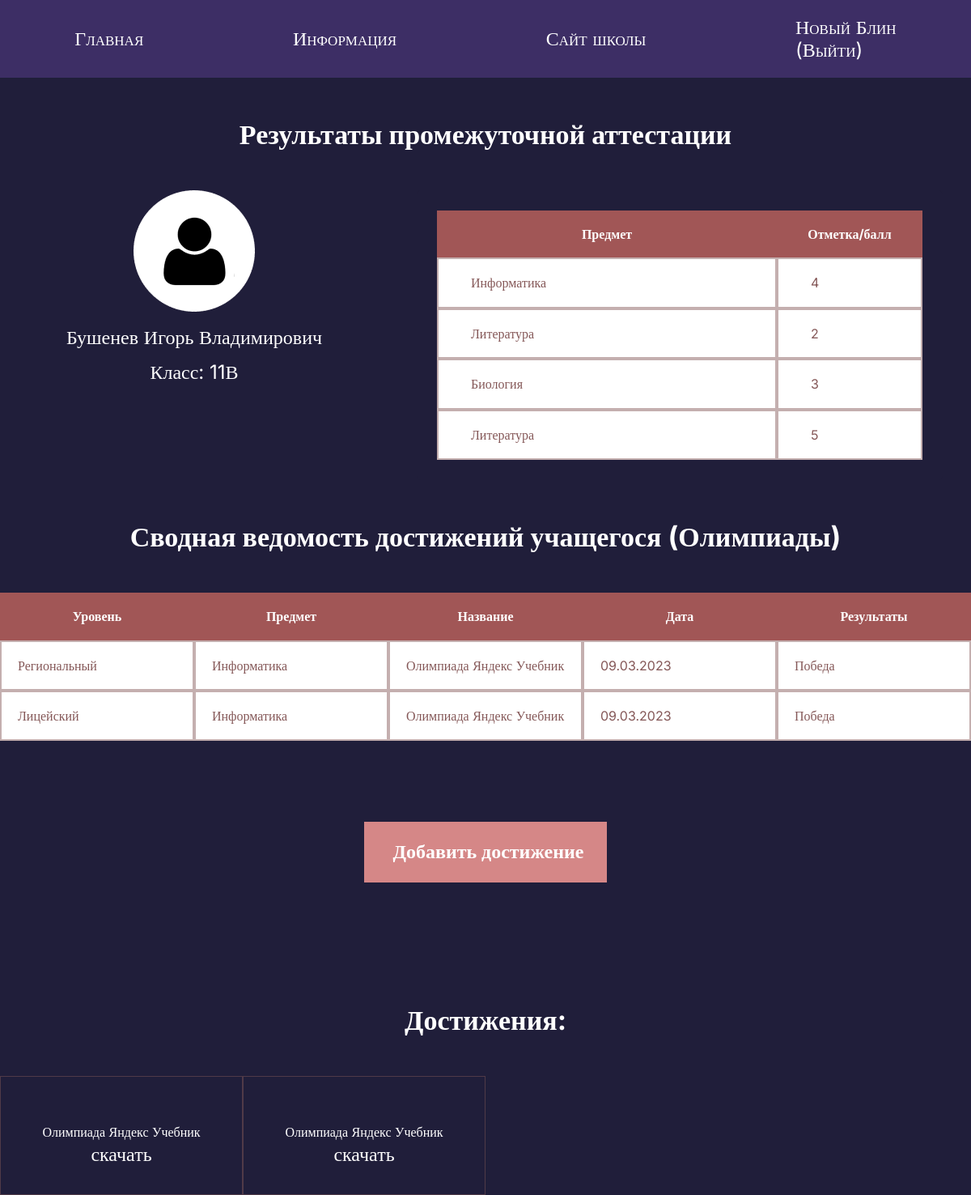
/profile/15 (signed in), run on the app's committed database.
### tables this page shows
CREATE TABLE "students" (
	"student_id"	INTEGER NOT NULL,
	"name"	TEXT NOT NULL,
	"login"	TEXT NOT NULL,
	"password"	TEXT NOT NULL,
	"avatar"	BLOB,
	"birth_date"	DATE,
	"created_at"	DATETIME NOT NULL DEFAULT CURRENT_TIMESTAMP,
	"class"	TEXT NOT NULL,
	"teacher_id"	INTEGER NOT NULL,
	"old"	INTEGER NOT NULL,
	FOREIGN KEY("teacher_id") REFERENCES "teachers"("teacher_id") ON DELETE CASCADE ON UPDATE CASCADE,
	PRIMARY KEY("student_id" AUTOINCREMENT)
);

CREATE TABLE exams ( 
                    exam_id           INTEGER NOT NULL  PRIMARY KEY  AUTOINCREMENT,
                    subject           TEXT,
                    mark              INTEGER,
                    student_id        INTEGER NOT NULL,
                    created_at        DATETIME NOT NULL DEFAULT CURRENT_TIMESTAMP,
                    FOREIGN KEY ( student_id ) REFERENCES students( student_id ) ON DELETE CASCADE ON UPDATE CASCADE
 
                );

CREATE TABLE "portfolio" (
	"portfolio_id"	INTEGER NOT NULL,
	"event_name"	TEXT NOT NULL,
	"event_type"	TEXT NOT NULL,
	"student_id"	INTEGER NOT NULL,
	"created_at"	DATETIME NOT NULL DEFAULT CURRENT_TIMESTAMP,
	"event_file_uuid"	TEXT,
	"event_level"	TEXT,
	"event_result"	TEXT,
	"event_date"	TEXT,
	PRIMARY KEY("portfolio_id" AUTOINCREMENT),
	FOREIGN KEY("student_id") REFERENCES "students"("student_id") ON DELETE CASCADE ON UPDATE CASCADE
);

### main.py (the view, shortened to what this page needs)
@app.route("/profile/<student_id>", methods=["POST", "GET"])
def profile_by_id(student_id):
    exams_subjects = ["Русский язык", "Литература", "Алгебра", "Геометрия", "Информатика", "Музыка",
                      "ОБЖ", "Физическая культура", "Технология", "Английский язык", "Литература Республики Коми",
                      "История", "Родная (русская) литература", "Родной (русский) язык", "Биология",
                      "Химия", "Физика", "География", "Обществознание"]
    student = db.get_student_by_student_id(student_id)
    portfolio = db.get_portfolio_by_student_id(student_id)
    exams = db.get_exams_by_student_id(student_id)
    return render_template("student-profile.html", title="Student profile", student=student, port=portfolio,
                                                exams=exams, subjects=exams_subjects, old = student[-1])

### database.py (called while the page is built)
    def get_portfolio_by_student_id(self, student_id):
        sql = """SELECT * FROM portfolio WHERE student_id = ?"""
        self.cursor.execute(sql, (student_id,))
        return self.cursor.fetchall()

    def get_exams_by_student_id(self, student_id):
        sql = """SELECT * FROM exams WHERE student_id = ?"""
        self.cursor.execute(sql, (student_id,))
        return self.cursor.fetchall()

    def get_student_by_student_id(self, student_id):
        sql = """SELECT * FROM students WHERE student_id = ?"""
        self.cursor.execute(sql, (student_id, ))
        result = self.cursor.fetchone()
        if not result:
            return None
        return result

### templates/student-profile.html (shortened to what this page needs)
{% extends 'base.html' %}
{% block content %}
  <section class="profile-page-st">
    <div class="container">
      <h2 class="header-page">Результаты промежуточной аттестации</h2>
      <div class="student-card">
        <div class="student-info">
          <img src={{url_for('static', filename='img/avatar 1.png')}}  alt="avatar-1" class="avatar-2">
          <p class="port-text">{{ student[1] }}</p>
          <p class="port-text">Класс: {{ student[7] }}</p>
        </div>
        <form class="student-table" method="post">
          <table class="marks">
            <thead>
              <tr>
                <th>Предмет</th>
                <th>Отметка/балл</th>
              </tr>
            </thead>
            <tbody>
              {% if "teacher_id" in session %}
                {% for i in range(1, 5) %}
                  <tr>
                    {% if old %}
                      <td>
                        <select name="exam{{i}}">
                          {% for subject in range(19) %}
                            {% if subjects[subject] == exams[i-1][1] %}
                              <option value={{subjects[subject]}} selected> {{subjects[subject]}}</option>
                            {% else %}
                              <option value={{subjects[subject]}}> {{subjects[subject]}}</option>
                            {% endif %}
                          {% endfor %}
                        </select>
                      </td>
                      <td>
                        <select name="mark{{i}}">
                          {% for mark in range(1, 6) %}
                            {% if mark == exams[i-1][2] %}
                              <option value={{mark}} selected>{{mark}}</option>
                            {% else %}
                              <option value={{mark}}>{{mark}}</option>
                            {% endif %}
                          {% endfor %}
                        </select>
                      </td>
                    {% else %}
                      <td>
                        <select name="exam{{i}}">
                          {% for subject in range(19) %}
                            {% if subject == i - 1 %}
                              <option value={{subjects[subject]}} selected> {{subjects[subject]}}</option>
                            {% else %}
                              <option value={{subjects[subject]}}> {{subjects[subject]}}</option>
                            {% endif %}
                          {% endfor %}
                        </select>
                      </td>
                      <td>
                        <select name="mark{{i}}">
                            <option disabled selected></option>
                          {% for mark in range(1, 6) %}
                            <option value={{mark}}>{{mark}}</option>
                          {% endfor %}
                        </select>
                      </td>
                    {% endif %}
                  </tr>
                {% endfor %}
              {% elif "student_id" in session %}
                {% if old %}
                  {% for exam in exams %}
                    <tr>
                      <td>
                        <p>{{exam[1]}}</p>
                      </td>
                      <td>
                        <p>{{exam[2]}}</p>
                      </td>
                    </tr>
                  {% endfor %}
                {% endif %}
              {% endif %}
            </tbody>
          </table>
        </form>
      </div>
      {% if port %}
      <p class="header-page"><strong>Сводная ведомость достижений учащегося (Олимпиады)</strong></p>
      <div class="marks-tb">
        <table class="marks-2">
          <thead>
            <tr>
              <th class="th-2">Уровень</th>
              <th class="th-2">Предмет</th>
              <th class="th-2">Название</th>
              <th class="th-2">Дата</th>
              <th class="th-2">Результаты</th>
            </tr>
          </thead>
          <tbody>
          {% for item in port %}
            <tr>
              <td class="td-2">{{item[6]}}</td>
              <td class="td-2">{{item[2]}}</td>
              <td class="td-2">{{item[1]}}</td>
              <td class="td-2">{{item[-1]}}</td>
              <td class="td-2">{{item[-2]}}</td>
            </tr>
          {% endfor %}
          </tbody>
        </table>
      </div>
        {% if "student_id" in session %}
        <a href="/add-portfolio" type="submit" class="button-center button-add"><strong>Добавить достижение</strong></a>
        {% endif %}
      <p class="header-page"><strong>Достижения:</strong></p>
      <div class="portfolio-files">
        {% for item in port %}
        <div class="portfolio-item">
          <p class="portfolio-title">{{item[1]}}</p>
          <a href='/download/{{ item[5] }}' class="portfolio-link">скачать</a>
        </div>
        {% endfor %}
      </div>
      {% else %}
        {% if "student_id" in session %}
        <a href="/add-portfolio" type="submit" class="button-center button-add"><strong>Добавить достижение</strong></a>
        {% endif %}
      {% endif %}
    </div>
  </section>
{% endblock %}

### static/css/styles.css (style rules this page uses)
* { margin: 0; padding: 0; box-sizing: border-box; font-family: Inter; }
form { margin: 0 auto; max-width: 650px; box-shadow: 20px 20px 0px #443C5B; background-color: #FFFFFF; border-radius: 5px; padding: 25px; }
.container { max-width: 1200px; margin: 0 auto; }
a { text-decoration: none; color: white; font-family: Inter; font-size: 24px; }
thead { display: flex; }
tr { width: 100%; display: flex; align-items: stretch; }
.student th:first-child, td:first-child { width: 60%; }
.student th:last-child, td:last-child { width: 25%; }
th:first-child, td:first-child { width: 70%; }
th:last-child, td:last-child { width: 30%; }
.button-add { width: 300px; height: 75px; padding: 20px 0 20px 7px; margin: 100px 0px 100px 0px; background-color: #D58787; border: 3px solid #D58787; color: white; text-align: center; text-decoration: none; display: inline-block; transition: all ease 0.3s; cursor: pointer; }
table { border-collapse: collapse; }
th, td { border: 2px solid #8558587a; padding: 20px 20px; text-align: left; color: #855858; }
th { background-color: #A15656; color: #FFFFFF; border: none; text-align: center; }
.port-text { color: #FFFFFF; font-family: Inter; font-size: 24px; margin-top: 15px; }
.header-page { color: #FFFFFF; font-size: 34px; text-align: center; padding: 50px 0; }
.marks { background-color: #FFFFFF; width: 100%; }
.marks-tb { max-width: 100%; }
.marks-2 { background-color: #FFFFFF; width: 100%; }
.profile-page-st { min-height: 88vh; width: 100%; background-color: #201E3A; }
.th-2:first-child, .td-2:first-child, .th-2:nth-child(2), .td-2:nth-child(2), .th-2:nth-child(3), .td-2:nth-child(3), .th-2:nth-child(4), .td-2:nth-child(4), .th-2:nth-child(5), .td-2:nth-child(5) { width: 20%; }
.student-card { display: flex; justify-content: space-between; }
.student-info { width: 40%; text-align: center; }
.student-table { width: 60%; border: none; box-shadow: none; background-color: #201E3A; text-align: center; }
.student-table td { padding: 0; }
.student-table p { padding: 20px 0px 20px 40px; }
.portfolio-files { display: flex; flex-wrap: wrap; }
.portfolio-item { width: 25%; padding: 35px; border: 1px solid #8558587a; text-align: center; }
.portfolio-title { color: #FFFFFF; padding: 5px 0 5px 0; }
.button-center { margin-left: 450px; }

### data on the page
students: name "Бушенев Игорь Владимирович", class "11В"
exams: subject "Информатика", mark "4"
exams: subject "Литература", mark "2"
exams: subject "Биология", mark "3"
exams: subject "Литература", mark "5"
portfolio: event_level "Региональный", event_type "Информатика", event_name "Олимпиада Яндекс Учебник", event_date "09.03.2023", event_result "Победа"
portfolio: event_level "Лицейский", event_type "Информатика", event_name "Олимпиада Яндекс Учебник", event_date "09.03.2023", event_result "Победа"

### other printed values
{{ (session["login"])[ :session["login"].rfind(" ")] }} "Новый Блин"
